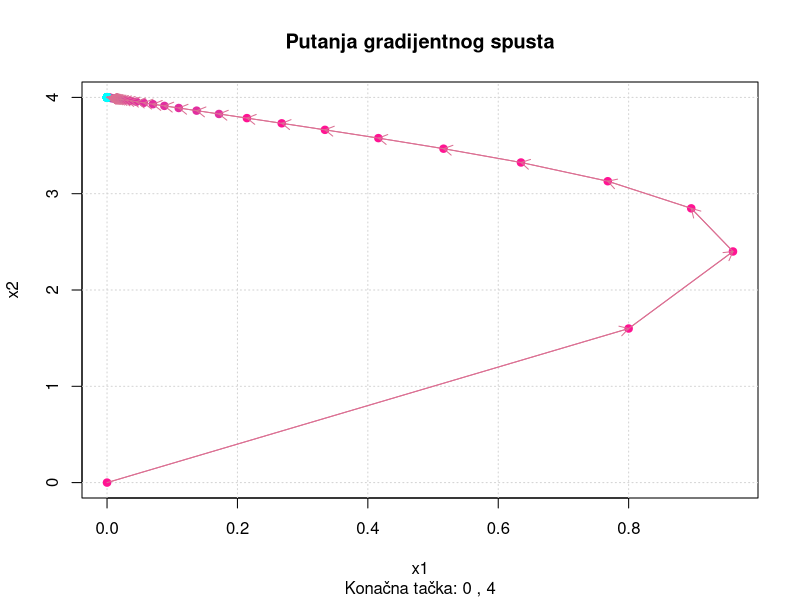

R code for this plot:
## ---- chunk 1
A=matrix(c(1,0.5,0.5,1),nrow=2,byrow=TRUE)
b=c(2,4)
gamma=0.4       
nit=100  

x=c(0,0)      
his=matrix(NA,nrow =nit+1,ncol=3)
colnames(his)=c("iter","x1","x2")
his[1,]=c(0,x)

for (i in 1:nit) {
  grad=A%*%x-b
  x=x-gamma*grad
  his[i+1,]=c(i, x)
}

tail(his,5)

as=solve(A,b)
print(paste("Analitičko rešenje:", paste(as,collapse=", ")))
## ---- chunk 2
hdf=as.data.frame(his)
## ---- chunk 3
plot(hdf$x1,hdf$x2, 
     type="n", 
     xlab="x1",ylab ="x2", 
     main="Putanja gradijentnog spusta",
     sub=paste("Konačna tačka:",round(x[1],4),",",round(x[2],4)))
grid()

rbPal=colorRampPalette(c("deeppink", "cyan"))
hdf$col=rbPal(10)[as.numeric(cut(hdf$iter,breaks=10))]

lines(hdf$x1,hdf$x2,col="palevioletred")
points(hdf$x1,hdf$x2,col=hdf$col,pch=19)
n = nrow(hdf)
arrows(hdf$x1[-n],hdf$x2[-n], 
       hdf$x1[-1],hdf$x2[-1], 
       length=0.1,col="palevioletred")
